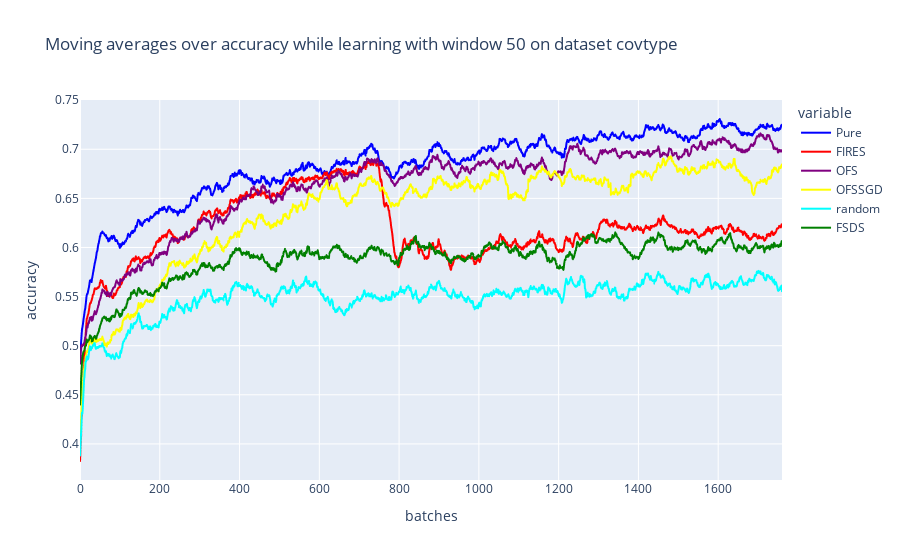

Here is the notebook cell this chart was saved with:
### Code cell
#moving averages
title = "Moving averages over accuracy while learning with window {} on dataset {}".format(n_window, dataset_name)
col_names = ["Pure","FIRES", "OFS", "OFSSGD", "random","FSDS"]# 
d = {"Pure":pure_moving_average, "FIRES":fires_moving_average, "OFS":ofs_moving_average, 
"OFSSGD":ofssgd_moving_average,  "random":random_moving_average,"FSDS":fsds_moving_average}
df = pd.DataFrame(d, columns=col_names)
fig = px.line(df, y=col_names, title=title, labels={"index":"batches", "value":"accuracy"}, color_discrete_map={"Pure":"blue",'FIRES': 'red', 
                                                    'OFS': 'purple','FSDS': 'green', "OFSSGD":"yellow", "random":"cyan"})
fig.write_image("{}/accuracy.{}".format(folder, export_type))
fig.show()

### Figure 1 — Plotly figure (JSON) as saved in the notebook; plotly's stock layout.template omitted (floating-point values rounded to 4 significant figures; data arrays with more than 128 entries replaced by an {"elided": "..."} marker saying what was removed)
{"data": [{"hovertemplate": "variable=Pure<br>batches=%{x}<br>accuracy=%{y}<extra></extra>", "legendgroup": "Pure", "line": {"color": "blue", "dash": "solid"}, "mode": "lines", "name": "Pure", "showlegend": true, "type": "scattergl", "x": {"elided": "1761 int values"}, "xaxis": "x", "y": {"elided": "1761 float values"}, "yaxis": "y"}, {"hovertemplate": "variable=FIRES<br>batches=%{x}<br>accuracy=%{y}<extra></extra>", "legendgroup": "FIRES", "line": {"color": "red", "dash": "solid"}, "mode": "lines", "name": "FIRES", "showlegend": true, "type": "scattergl", "x": {"elided": "1761 int values"}, "xaxis": "x", "y": {"elided": "1761 float values"}, "yaxis": "y"}, {"hovertemplate": "variable=OFS<br>batches=%{x}<br>accuracy=%{y}<extra></extra>", "legendgroup": "OFS", "line": {"color": "purple", "dash": "solid"}, "mode": "lines", "name": "OFS", "showlegend": true, "type": "scattergl", "x": {"elided": "1761 int values"}, "xaxis": "x", "y": {"elided": "1761 float values"}, "yaxis": "y"}, {"hovertemplate": "variable=OFSSGD<br>batches=%{x}<br>accuracy=%{y}<extra></extra>", "legendgroup": "OFSSGD", "line": {"color": "yellow", "dash": "solid"}, "mode": "lines", "name": "OFSSGD", "showlegend": true, "type": "scattergl", "x": {"elided": "1761 int values"}, "xaxis": "x", "y": {"elided": "1761 float values"}, "yaxis": "y"}, {"hovertemplate": "variable=random<br>batches=%{x}<br>accuracy=%{y}<extra></extra>", "legendgroup": "random", "line": {"color": "cyan", "dash": "solid"}, "mode": "lines", "name": "random", "showlegend": true, "type": "scattergl", "x": {"elided": "1761 int values"}, "xaxis": "x", "y": {"elided": "1761 float values"}, "yaxis": "y"}, {"hovertemplate": "variable=FSDS<br>batches=%{x}<br>accuracy=%{y}<extra></extra>", "legendgroup": "FSDS", "line": {"color": "green", "dash": "solid"}, "mode": "lines", "name": "FSDS", "showlegend": true, "type": "scattergl", "x": {"elided": "1761 int values"}, "xaxis": "x", "y": {"elided": "1761 float values"}, "yaxis": "y"}], "layout": {"legend": {"title": {"text": "variable"}, "tracegroupgap": 0}, "title": {"text": "Moving averages over accuracy while learning with window 50 on dataset covtype"}, "xaxis": {"anchor": "y", "domain": [0, 1], "title": {"text": "batches"}}, "yaxis": {"anchor": "x", "domain": [0, 1], "title": {"text": "accuracy"}}}}
